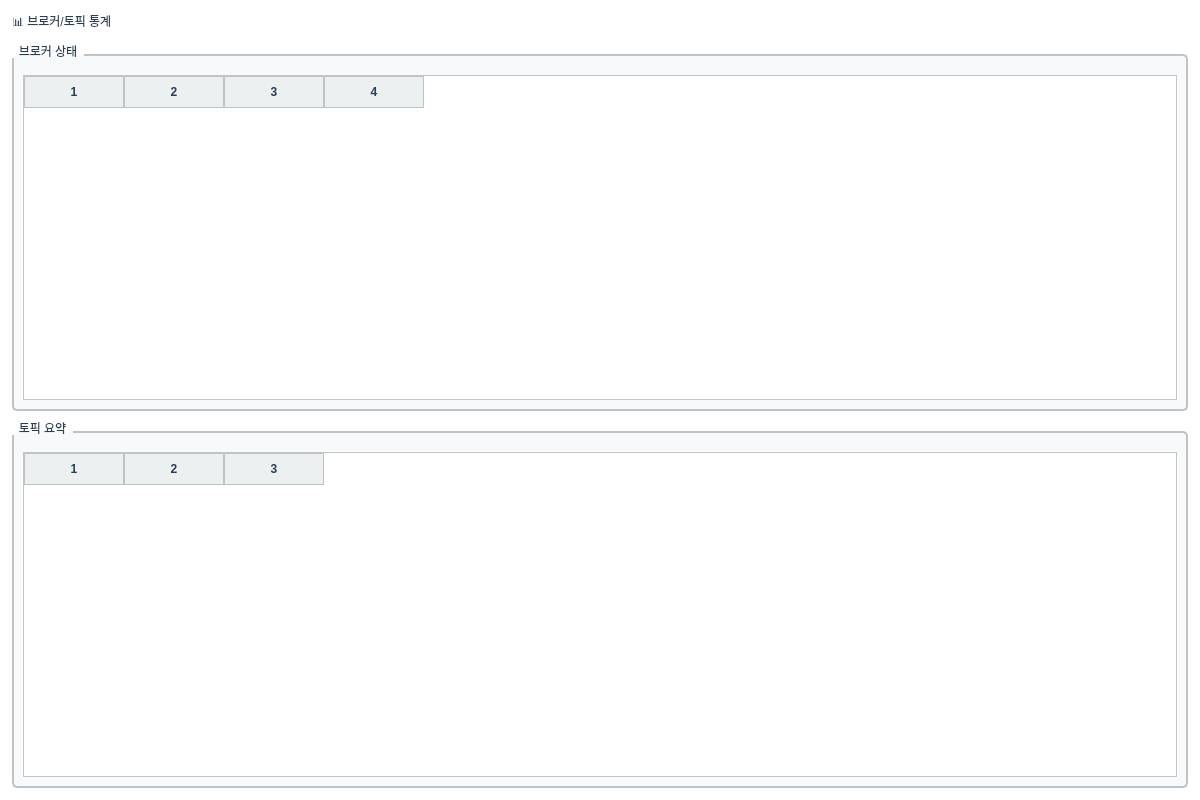
<?xml version="1.0" encoding="UTF-8"?>
<ui version="4.0">
 <class>OverviewTab</class>
 <widget class="QWidget" name="OverviewTab">
  <property name="geometry">
   <rect>
    <x>0</x>
    <y>0</y>
    <width>1200</width>
    <height>800</height>
   </rect>
  </property>
  <property name="windowTitle">
   <string>브로커/토픽 통계</string>
  </property>
  <property name="styleSheet">
   <string notr="true">QWidget {
    background-color: #FFFFFF;
    color: #2C3E50;
    font-family: &quot;맑은 고딕&quot;;
    font-size: 9pt;
}

QTabWidget::pane {
    border: 1px solid #BDC3C7;
    background-color: #FFFFFF;
}

QTabBar::tab {
    background-color: #ECF0F1;
    color: #2C3E50;
    padding: 8px 16px;
    margin-right: 2px;
    border: 1px solid #BDC3C7;
    border-bottom: none;
    border-top-left-radius: 4px;
    border-top-right-radius: 4px;
}

QTabBar::tab:selected {
    background-color: #3498DB;
    color: #FFFFFF;
    font-weight: bold;
}

QTabBar::tab:hover {
    background-color: #D5DBDB;
}

QTableWidget {
    gridline-color: #BDC3C7;
    background-color: #FFFFFF;
    alternate-background-color: #F8F9FA;
    selection-background-color: #3498DB;
    selection-color: #FFFFFF;
}

QTableWidget::item {
    padding: 4px;
    border: none;
}

QHeaderView::section {
    background-color: #ECF0F1;
    color: #2C3E50;
    padding: 6px;
    border: 1px solid #BDC3C7;
    font-weight: bold;
}

QLineEdit, QTextEdit, QPlainTextEdit {
    background-color: #FFFFFF;
    border: 1px solid #BDC3C7;
    border-radius: 3px;
    padding: 4px;
    color: #2C3E50;
}

QLineEdit:focus, QTextEdit:focus, QPlainTextEdit:focus {
    border: 2px solid #3498DB;
}

QPushButton {
    background-color: #3498DB;
    color: #FFFFFF;
    border: none;
    border-radius: 4px;
    padding: 6px 12px;
    font-weight: bold;
}

QPushButton:hover {
    background-color: #2980B9;
}

QPushButton:pressed {
    background-color: #1F618D;
}

QPushButton:disabled {
    background-color: #BDC3C7;
    color: #7F8C8D;
}

QLabel {
    color: #2C3E50;
    background-color: transparent;
}

QGroupBox {
    border: 2px solid #BDC3C7;
    border-radius: 5px;
    margin-top: 10px;
    padding-top: 10px;
    background-color: #F8F9FA;
}

QGroupBox::title {
    subcontrol-origin: margin;
    subcontrol-position: top left;
    padding: 0 5px;
    color: #2C3E50;
    font-weight: bold;
}

QProgressBar {
    border: 1px solid #BDC3C7;
    border-radius: 3px;
    text-align: center;
    background-color: #ECF0F1;
}

QProgressBar::chunk {
    background-color: #3498DB;
}</string>
  </property>
  <layout class="QVBoxLayout" name="verticalLayout">
   <property name="spacing">
    <number>10</number>
   </property>
   <property name="leftMargin">
    <number>12</number>
   </property>
   <property name="topMargin">
    <number>12</number>
   </property>
   <property name="rightMargin">
    <number>12</number>
   </property>
   <property name="bottomMargin">
    <number>12</number>
   </property>
   <item>
    <widget class="QLabel" name="label_title">
     <property name="text">
      <string>📊 브로커/토픽 통계</string>
     </property>
     <property name="styleSheet">
   <string notr="true">QWidget {
    background-color: #FFFFFF;
    color: #2C3E50;
    font-family: &quot;맑은 고딕&quot;;
    font-size: 9pt;
}

QTabWidget::pane {
    border: 1px solid #BDC3C7;
    background-color: #FFFFFF;
}

QTabBar::tab {
    background-color: #ECF0F1;
    color: #2C3E50;
    padding: 8px 16px;
    margin-right: 2px;
    border: 1px solid #BDC3C7;
    border-bottom: none;
    border-top-left-radius: 4px;
    border-top-right-radius: 4px;
}

QTabBar::tab:selected {
    background-color: #3498DB;
    color: #FFFFFF;
    font-weight: bold;
}

QTabBar::tab:hover {
    background-color: #D5DBDB;
}

QTableWidget {
    gridline-color: #BDC3C7;
    background-color: #FFFFFF;
    alternate-background-color: #F8F9FA;
    selection-background-color: #3498DB;
    selection-color: #FFFFFF;
}

QTableWidget::item {
    padding: 4px;
    border: none;
}

QHeaderView::section {
    background-color: #ECF0F1;
    color: #2C3E50;
    padding: 6px;
    border: 1px solid #BDC3C7;
    font-weight: bold;
}

QLineEdit, QTextEdit, QPlainTextEdit {
    background-color: #FFFFFF;
    border: 1px solid #BDC3C7;
    border-radius: 3px;
    padding: 4px;
    color: #2C3E50;
}

QLineEdit:focus, QTextEdit:focus, QPlainTextEdit:focus {
    border: 2px solid #3498DB;
}

QPushButton {
    background-color: #3498DB;
    color: #FFFFFF;
    border: none;
    border-radius: 4px;
    padding: 6px 12px;
    font-weight: bold;
}

QPushButton:hover {
    background-color: #2980B9;
}

QPushButton:pressed {
    background-color: #1F618D;
}

QPushButton:disabled {
    background-color: #BDC3C7;
    color: #7F8C8D;
}

QLabel {
    color: #2C3E50;
    background-color: transparent;
}

QGroupBox {
    border: 2px solid #BDC3C7;
    border-radius: 5px;
    margin-top: 10px;
    padding-top: 10px;
    background-color: #F8F9FA;
}

QGroupBox::title {
    subcontrol-origin: margin;
    subcontrol-position: top left;
    padding: 0 5px;
    color: #2C3E50;
    font-weight: bold;
}

QProgressBar {
    border: 1px solid #BDC3C7;
    border-radius: 3px;
    text-align: center;
    background-color: #ECF0F1;
}

QProgressBar::chunk {
    background-color: #3498DB;
}</string>
  </property>
    </widget>
   </item>
   <item>
    <widget class="QGroupBox" name="groupBox_brokers">
     <property name="title">
      <string>브로커 상태</string>
     </property>
     <layout class="QVBoxLayout" name="verticalLayout_brokers">
      <item>
       <widget class="QTableWidget" name="table_brokers">
        <property name="columnCount">
         <number>4</number>
        </property>
        <attribute name="horizontalHeaderLabels">
         <stringlist>
          <string>브로커 ID</string>
          <string>호스트</string>
          <string>포트</string>
          <string>상태</string>
         </stringlist>
        </attribute>
        <property name="selectionBehavior">
         <enum>QAbstractItemView::SelectRows</enum>
        </property>
        <property name="editTriggers">
         <set>QAbstractItemView::NoEditTriggers</set>
        </property>
        <property name="alternatingRowColors">
         <bool>true</bool>
        </property>
       </widget>
      </item>
     </layout>
    </widget>
   </item>
   <item>
    <widget class="QGroupBox" name="groupBox_topics">
     <property name="title">
      <string>토픽 요약</string>
     </property>
     <layout class="QVBoxLayout" name="verticalLayout_topics">
      <item>
       <widget class="QTableWidget" name="table_topics_summary">
        <property name="columnCount">
         <number>3</number>
        </property>
        <attribute name="horizontalHeaderLabels">
         <stringlist>
          <string>토픽 수</string>
          <string>파티션 수</string>
          <string>메시지 수</string>
         </stringlist>
        </attribute>
        <property name="selectionBehavior">
         <enum>QAbstractItemView::SelectRows</enum>
        </property>
        <property name="editTriggers">
         <set>QAbstractItemView::NoEditTriggers</set>
        </property>
        <property name="alternatingRowColors">
         <bool>true</bool>
        </property>
       </widget>
      </item>
     </layout>
    </widget>
   </item>
  </layout>
 </widget>
 <resources/>
 <connections/>
</ui>
